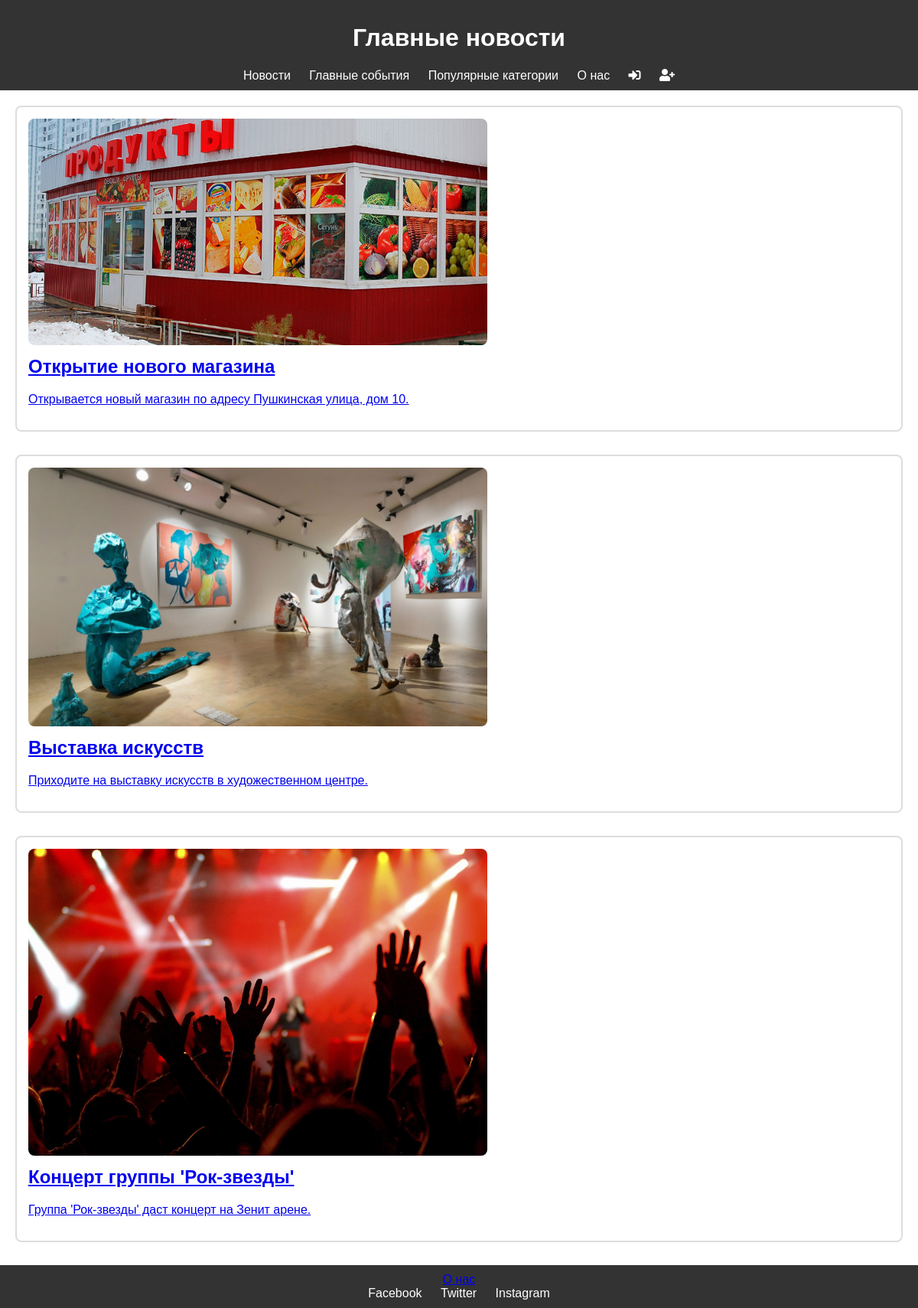
/event, run on the app's committed database.
### news/models.py (models this page shows, shortened)
class Event(models.Model):
    title = models.CharField(max_length=128)
    description = models.CharField(max_length=1024)
    date = models.DateField()
    image = models.ImageField(upload_to='event_images/%Y/%m/%d', blank=True)
    address = models.CharField(max_length=255, default="null")  # Адрес события
    latitude = models.DecimalField(max_digits=9, decimal_places=6, default=0)  # Широта
    longitude = models.DecimalField(max_digits=9, decimal_places=6, default=0)  # Долгота

### news/views.py (the view)
# urls.py: path('event', views.event_list, name='event_list'),
def event_list(request):
    main_events = Event.objects.all()
    return render(request, 'event_list.html', {'main_events': main_events})

### templates/event_list.html (shortened to what this page needs)
{% extends 'base.html' %}
{% block content %}
<section id="main-news" class="main-news">
    {% for event in main_events %}
    <article>
        <a href="{% url 'event_detail' event.id %}">
            <img src="{{ event.image.url }}" alt="{{ event.title }}">
            <h2>{{ event.title }}</h2>
            <p>{{ event.description }}</p>
        </a>
    </article>
    {% endfor %}
</section>
{% endblock %}

### static/style.css (style rules this page uses)
body { font-family: 'Arial', sans-serif; margin: 0; padding: 0; }
section { margin: 20px; }
article { margin-bottom: 30px; border: 2px solid #ddd; border-radius: 8px; padding: 15px; }
article img { width: 100%; max-width: 600px; border-radius: 8px; }
article h2 { margin-top: 10px; }

### data on the page
Event: image (picture), title "Открытие нового магазина", description "Открывается новый магазин по адресу Пушкинская улица, дом 10."
Event: image (picture), title "Выставка искусств", description "Приходите на выставку искусств в художественном центре."
Event: image (picture), title "Концерт группы 'Рок-звезды'", description "Группа 'Рок-звезды' даст концерт на Зенит арене."
